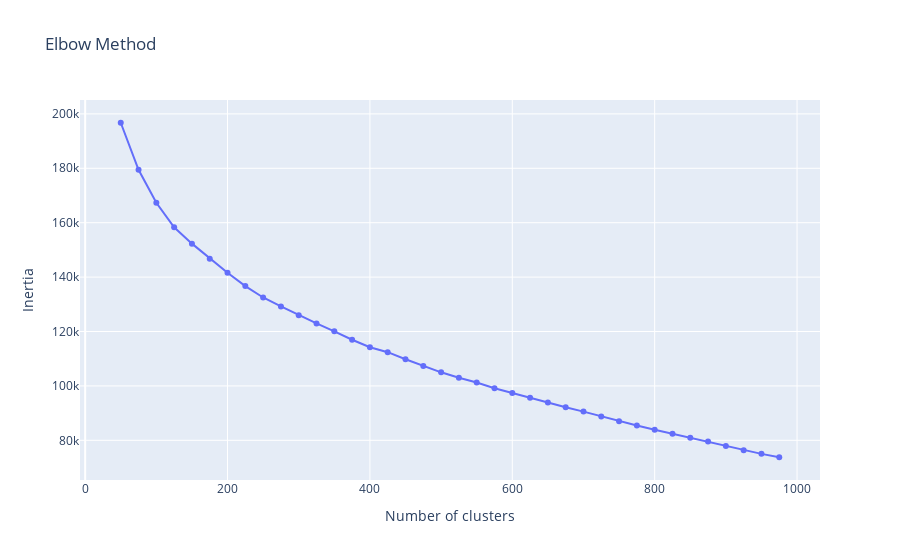
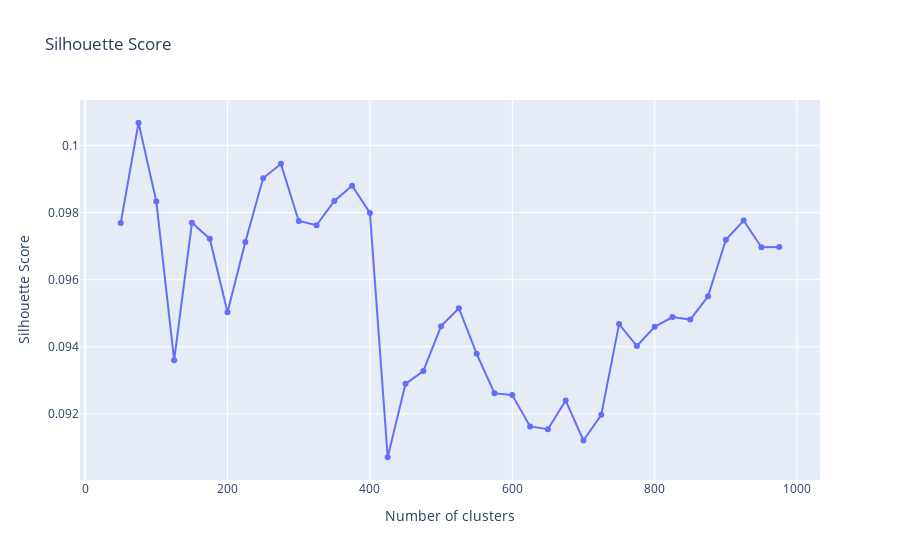

The notebook cell saved with these charts, in order:
### Code cell
# Affichage des résultats PCA
print(labels_pca[:5], len(labels_pca))
print("Silhouette Scores:", silhouette_scores_pca)
print("Inertia:", inertia_pca)

inertia_elbow_plotly(cluster_range=cluster_range, inertia=inertia_pca, silhouette_scores=silhouette_scores_pca)

### Figure 1 — Plotly figure (JSON) as saved in the notebook; plotly's stock layout.template omitted (floating-point values rounded to 4 significant figures)
{"data": [{"hovertemplate": "Number of clusters=%{x}<br>Inertia=%{y}<extra></extra>", "legendgroup": "", "line": {"color": "#636efa", "dash": "solid"}, "marker": {"symbol": "circle"}, "mode": "lines+markers", "name": "", "orientation": "v", "showlegend": false, "type": "scatter", "x": [50, 75, 100, 125, 150, 175, 200, 225, 250, 275, 300, 325, 350, 375, 400, 425, 450, 475, 500, 525, 550, 575, 600, 625, 650, 675, 700, 725, 750, 775, 800, 825, 850, 875, 900, 925, 950, 975], "xaxis": "x", "y": [196700.0, 179500.0, 167300.0, 158300.0, 152300.0, 146800.0, 141600.0, 136700.0, 132500.0, 129200.0, 126000.0, 123000.0, 120100.0, 117000.0, 114200.0, 112400.0, 109800.0, 107400.0, 105000.0, 103000.0, 101200.0, 99160.0, 97360.0, 95680.0, 93880.0, 92170.0, 90550.0, 88760.0, 86970.0, 85430.0, 83910.0, 82420.0, 80920.0, 79530.0, 77900.0, 76380.0, 75020.0, 73780.0], "yaxis": "y"}], "layout": {"legend": {"tracegroupgap": 0}, "title": {"text": "Elbow Method"}, "xaxis": {"anchor": "y", "domain": [0, 1], "title": {"text": "Number of clusters"}}, "yaxis": {"anchor": "x", "domain": [0, 1], "title": {"text": "Inertia"}}}}

### Figure 2 — Plotly figure (JSON) as saved in the notebook; plotly's stock layout.template omitted (floating-point values rounded to 4 significant figures)
{"data": [{"hovertemplate": "Number of clusters=%{x}<br>Silhouette Score=%{y}<extra></extra>", "legendgroup": "", "line": {"color": "#636efa", "dash": "solid"}, "marker": {"symbol": "circle"}, "mode": "lines+markers", "name": "", "orientation": "v", "showlegend": false, "type": "scatter", "x": [50, 75, 100, 125, 150, 175, 200, 225, 250, 275, 300, 325, 350, 375, 400, 425, 450, 475, 500, 525, 550, 575, 600, 625, 650, 675, 700, 725, 750, 775, 800, 825, 850, 875, 900, 925, 950, 975], "xaxis": "x", "y": [0.09769, 0.1007, 0.09833, 0.0936, 0.09769, 0.09722, 0.09503, 0.09712, 0.09902, 0.09945, 0.09775, 0.09762, 0.09834, 0.0988, 0.09799, 0.09071, 0.0929, 0.09328, 0.09462, 0.09515, 0.09379, 0.09262, 0.09256, 0.09163, 0.09155, 0.0924, 0.09121, 0.09197, 0.09468, 0.09402, 0.0946, 0.09489, 0.09481, 0.09551, 0.09719, 0.09776, 0.09697, 0.09698], "yaxis": "y"}], "layout": {"legend": {"tracegroupgap": 0}, "title": {"text": "Silhouette Score"}, "xaxis": {"anchor": "y", "domain": [0, 1], "title": {"text": "Number of clusters"}}, "yaxis": {"anchor": "x", "domain": [0, 1], "title": {"text": "Silhouette Score"}}}}
